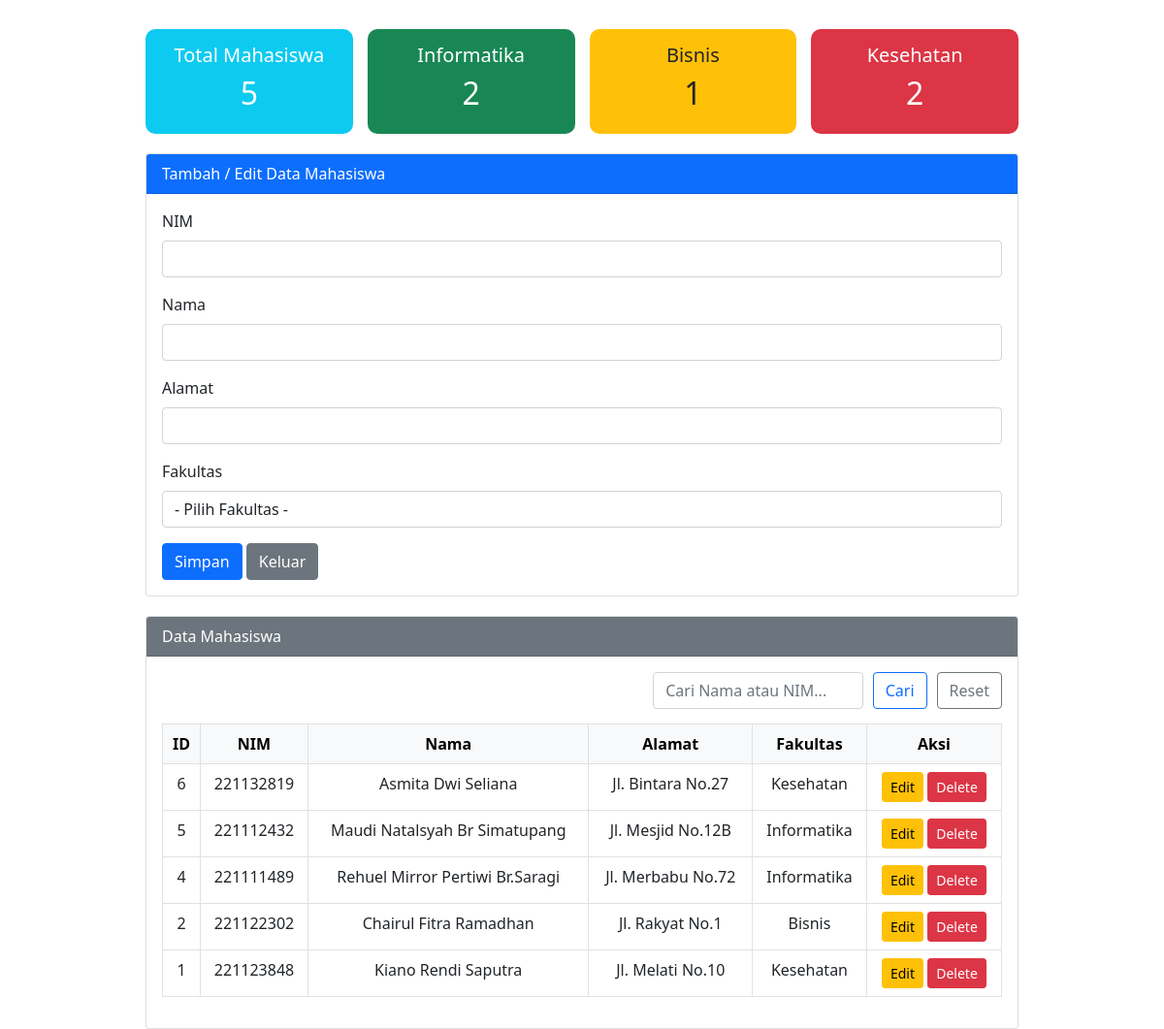
Page /dashboard.php on the committed database.
### tables this page shows
CREATE TABLE `mahasiswa` (
  `ID_Mahasiswa` int NOT NULL AUTO_INCREMENT,
  `NIM` varchar(15) NOT NULL,
  `Nama` varchar(100) NOT NULL,
  `Alamat` varchar(255) DEFAULT NULL,
  `Fakultas` enum('Informatika','Bisnis','Kesehatan') NOT NULL,
  PRIMARY KEY (`ID_Mahasiswa`),
  UNIQUE KEY `NIM` (`NIM`)
);

### dashboard.php (the view, shortened to what this page needs)
<?php
include 'koneksi.php';
$nim        = "";
$nama       = "";
$alamat     = "";
$total_mahasiswa = 0;
$total_informatika = 0;
$total_bisnis = 0;
$total_kesehatan = 0;
$sql_stat = "SELECT
                COUNT(*) AS total,
                SUM(CASE WHEN Fakultas='Informatika' THEN 1 ELSE 0 END) AS informatika,
                SUM(CASE WHEN Fakultas='Bisnis' THEN 1 ELSE 0 END) AS bisnis,
                SUM(CASE WHEN Fakultas='Kesehatan' THEN 1 ELSE 0 END) AS kesehatan
            FROM mahasiswa";
$result_stat = mysqli_query($conn, $sql_stat);
if ($row_stat = mysqli_fetch_assoc($result_stat)) {
    $total_mahasiswa = $row_stat['total'];
    $total_informatika = $row_stat['informatika'];
    $total_bisnis = $row_stat['bisnis'];
    $total_kesehatan = $row_stat['kesehatan'];
}
?>
<!DOCTYPE html>
<html lang="id">
<head>
    <link href="https://cdn.jsdelivr.net/npm/bootstrap@5.0.0-beta2/dist/css/bootstrap.min.css" rel="stylesheet">
</head>
<body>
<div class="mx-auto">
    <div class="stat-box">
        <div class="stat-card bg-info">
            <h5>Total Mahasiswa</h5>
            <h2><?= $total_mahasiswa ?></h2>
        </div>
        <div class="stat-card bg-success">
            <h5>Informatika</h5>
            <h2><?= $total_informatika ?></h2>
        </div>
        <div class="stat-card bg-warning text-dark">
            <h5>Bisnis</h5>
            <h2><?= $total_bisnis ?></h2>
        </div>
        <div class="stat-card bg-danger">
            <h5>Kesehatan</h5>
            <h2><?= $total_kesehatan ?></h2>
        </div>
    </div>
    <div class="card">
        <div class="card-header bg-primary text-white">Tambah / Edit Data Mahasiswa</div>
        <div class="card-body">
            <form action="" method="POST">
                <div class="mb-3">
                    <label class="form-label">NIM</label>
                    <input type="text" class="form-control" name="nim" value="<?= $nim ?>">
                </div>
                <div class="mb-3">
                    <label class="form-label">Nama</label>
                    <input type="text" class="form-control" name="nama" value="<?= $nama ?>">
                </div>
                <div class="mb-3">
                    <label class="form-label">Alamat</label>
                    <input type="text" class="form-control" name="alamat" value="<?= $alamat ?>">
                </div>
                <div class="mb-3">
                    <label class="form-label">Fakultas</label>
                    <select class="form-control" name="fakultas">
                        <option value="">- Pilih Fakultas -</option>
                    </select>
                </div>
                <button type="submit" name="simpan" class="btn btn-primary">Simpan</button>
                <a href="login.php" class="btn btn-secondary">Keluar</a>
            </form>
        </div>
    </div>
    <div class="card">
        <div class="card-header bg-secondary text-white">Data Mahasiswa</div>
        <div class="card-body">
            <form method="GET" class="search-box">
                <input type="text" name="search" class="form-control w-25" placeholder="Cari Nama atau NIM..."
                       value="<?= isset($_GET['search']) ? htmlspecialchars($_GET['search']) : '' ?>">
                <button type="submit" class="btn btn-outline-primary">Cari</button>
                <a href="dashboard.php" class="btn btn-outline-secondary">Reset</a>
            </form>
            <?php
            $search = isset($_GET['search']) ? $_GET['search'] : '';
            if ($search != '') {
                $sql2 = "SELECT * FROM mahasiswa
                         WHERE Nama LIKE '%$search%'
                         OR NIM LIKE '%$search%'
                         ORDER BY ID_Mahasiswa DESC";
            } else {
                $sql2 = "SELECT * FROM mahasiswa ORDER BY ID_Mahasiswa DESC";
            }
            $q2 = mysqli_query($conn, $sql2);
            $jumlahData = mysqli_num_rows($q2);
            ?>
            <table class="table table-bordered text-center">
                <thead class="table-light">
                    <tr>
                        <th>ID</th>
                        <th>NIM</th>
                        <th>Nama</th>
                        <th>Alamat</th>
                        <th>Fakultas</th>
                        <th>Aksi</th>
                    </tr>
                </thead>
                <tbody>
                    <?php
                    if ($jumlahData > 0) {
                        while ($r2 = mysqli_fetch_array($q2)) :
                    ?>
                            <tr>
                                <td><?= $r2['ID_Mahasiswa'] ?></td>
                                <td><?= $r2['NIM'] ?></td>
                                <td><?= $r2['Nama'] ?></td>
                                <td><?= $r2['Alamat'] ?></td>
                                <td><?= $r2['Fakultas'] ?></td>
                                <td>
                                    <a href="dashboard.php?op=edit&id=<?= $r2['ID_Mahasiswa'] ?>" class="btn btn-warning btn-sm">Edit</a>
                                    <a href="dashboard.php?op=delete&id=<?= $r2['ID_Mahasiswa'] ?>"
                                       onclick="return confirm('Yakin ingin menghapus data ini?')"
                                       class="btn btn-danger btn-sm">Delete</a>
                                </td>
                            </tr>
                    <?php
                        endwhile;
                    } else {
                        echo "<tr><td colspan='6'>Tidak ada data untuk ditampilkan.</td></tr>";
                    }
                    ?>
                </tbody>
            </table>
        </div>
    </div>
</div>
</body>
</html>

### dashboard.php (style rules this page uses)
.mx-auto { width: 900px; margin-top: 30px; }
.card { margin-top: 20px; }
.stat-box { display: flex; gap: 15px; justify-content: space-between; }
.stat-card { flex: 1; border-radius: 10px; color: white; padding: 15px; text-align: center; }
.bg-info { background-color: #0dcaf0; }
.bg-success { background-color: #198754; }
.bg-warning { background-color: #ffc107; }
.bg-danger { background-color: #dc3545; }
.search-box { margin-bottom: 15px; display: flex; justify-content: end; gap: 10px; }

### rows in the picture
mahasiswa: ID_Mahasiswa "6", NIM "221132819", Nama "Asmita Dwi Seliana", Alamat "Jl. Bintara No.27", Fakultas "Kesehatan"
mahasiswa: ID_Mahasiswa "5", NIM "221112432", Nama "Maudi Natalsyah Br Simatupang", Alamat "Jl. Mesjid No.12B", Fakultas "Informatika"
mahasiswa: ID_Mahasiswa "4", NIM "221111489", Nama "Rehuel Mirror Pertiwi Br.Saragi", Alamat "Jl. Merbabu No.72", Fakultas "Informatika"
mahasiswa: ID_Mahasiswa "2", NIM "221122302", Nama "Chairul Fitra Ramadhan", Alamat "Jl. Rakyat No.1", Fakultas "Bisnis"
mahasiswa: ID_Mahasiswa "1", NIM "221123848", Nama "Kiano Rendi Saputra", Alamat "Jl. Melati No.10", Fakultas "Kesehatan"

### other values in the picture
$total_mahasiswa "5"
$total_informatika "2"
$total_bisnis "1"
$total_kesehatan "2"
